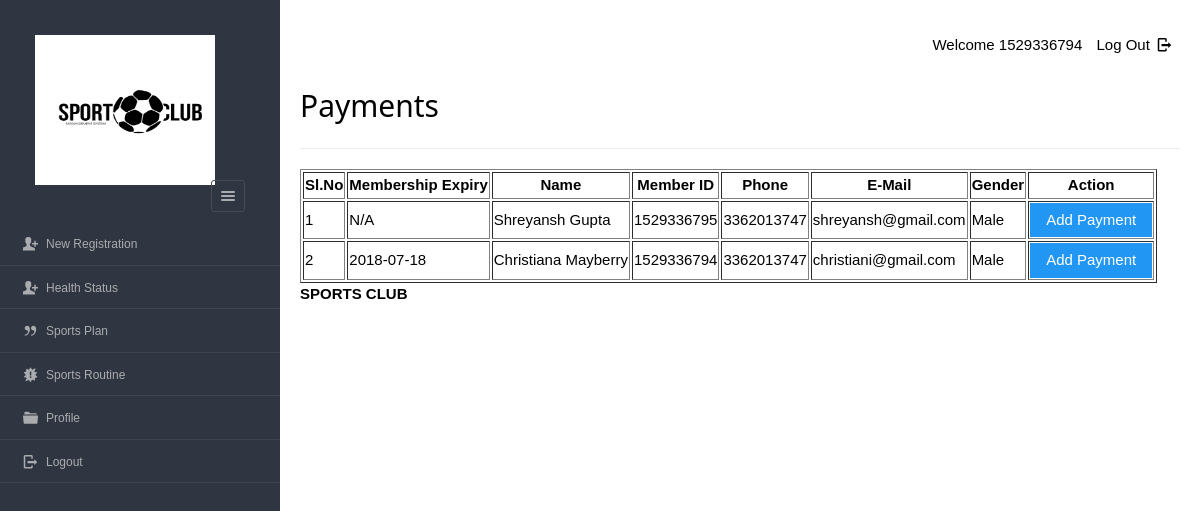
Page /dashboard/user/payments.php (signed in) on the earlier database version.
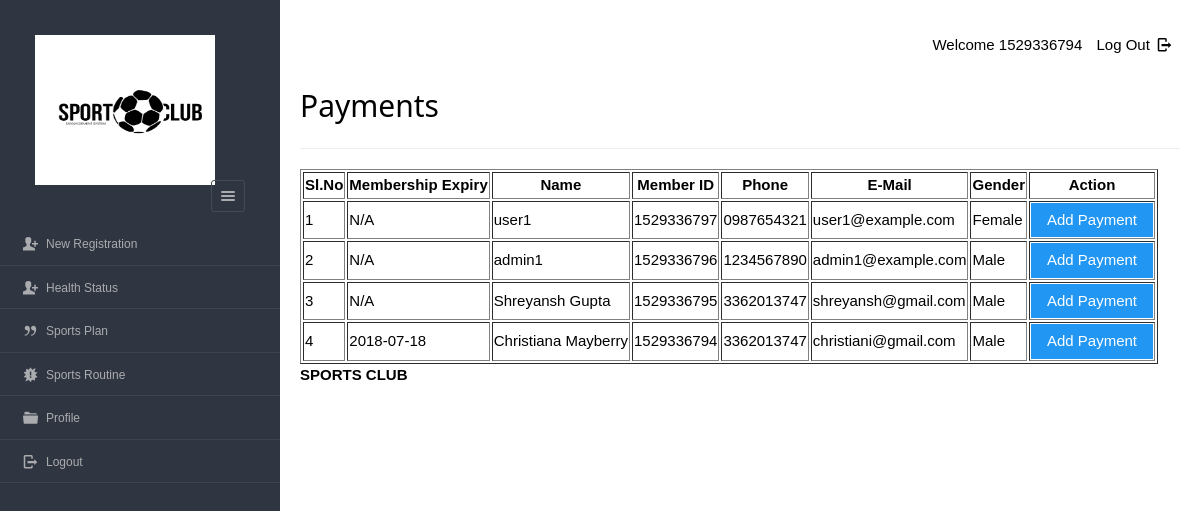
Same page on the later database version.
### tables this page shows
CREATE TABLE `users`(
`id` int(11) NOT NULL AUTO_INCREMENT,
`userid` varchar(20),
`username` varchar(40),
`gender` varchar(8),
`mobile` varchar(20),
`email` varchar(20),
`dob` varchar(10),
`joining_date` varchar(10),
PRIMARY KEY (`id`) USING BTREE,
UNIQUE INDEX `email`(`email`) USING BTREE,
INDEX `userid`(`userid`) USING BTREE
);

CREATE TABLE `enrolls_to` (
`et_id` int(5) NOT NULL AUTO_INCREMENT,
`pid` varchar(8),
`uid` varchar(20),
`paid_date` varchar(15),
`expire` varchar(15),
`renewal` varchar(15),
PRIMARY KEY (`et_id`) USING BTREE,
INDEX `user_ID`(`uid`) USING BTREE,
INDEX `plan_ID_idx`(`pid`) USING BTREE,
CONSTRAINT `plan_ID` FOREIGN KEY (`pid`) REFERENCES `plan` (`pid`) ON DELETE NO ACTION ON UPDATE NO ACTION,
CONSTRAINT `user_ID` FOREIGN KEY (`uid`) REFERENCES `users` (`userid`) ON DELETE CASCADE ON UPDATE NO ACTION
);

### dashboard/user/payments.php (the view, shortened to what this page needs)
<?php
require '../../include/db_conn.php';
?>
<!DOCTYPE html>
<html lang="en">
<head>
    <link rel="stylesheet" href="../../css/style.css" id="style-resource-5">
    <link rel="stylesheet" href="../../css/dashMain.css">
    <link rel="stylesheet" type="text/css" href="../../css/entypo.css">
    <link href="a1style.css" type="text/css" rel="stylesheet">
</head>
<body class="page-body page-fade" onload="collapseSidebar()">
    <div class="page-container sidebar-collapsed" id="navbarcollapse">
        <div class="sidebar-menu">
            <header class="logo-env">
                <div class="logo">
                    <a href="main.php">
                        <img src="logo1.png" alt="" width="192" height="80" />
                    </a>
                </div>
                <div class="sidebar-collapse" onclick="collapseSidebar()">
                    <a href="#" class="sidebar-collapse-icon with-animation">
                        <i class="entypo-menu"></i>
                    </a>
                </div>
            </header>
            <?php include('nav.php'); ?>
        </div>
        <div class="main-content">
            <div class="row">
                <div class="col-md-6 col-sm-8 clearfix"></div>
                <div class="col-md-6 col-sm-4 clearfix hidden-xs">
                    <ul class="list-inline links-list pull-right">
                        <li>Welcome <?php echo $_SESSION['full_name']; ?></li>
                        <li>
                            <a href="logout.php">
                                Log Out <i class="entypo-logout right"></i>
                            </a>
                        </li>
                    </ul>
                </div>
            </div>
            <h2>Payments</h2>
            <hr />
            <table class="table table-bordered datatable" id="table-1" border=1>
                <thead>
                    <tr>
                        <th>Sl.No</th>
                        <th>Membership Expiry</th>
                        <th>Name</th>
                        <th>Member ID</th>
                        <th>Phone</th>
                        <th>E-Mail</th>
                        <th>Gender</th>
                        <th>Action</th>
                    </tr>
                </thead>
                <tbody>
                    <?php
                    $query = "SELECT u.*, e.expire, e.pid
                              FROM users u
                              LEFT JOIN enrolls_to e ON u.userid = e.uid AND e.renewal = 'yes'
                              ORDER BY e.expire";
                    $result = mysqli_query($con, $query);
                    $sno = 1;
                    if (mysqli_affected_rows($con) != 0) {
                        while ($row = mysqli_fetch_array($result, MYSQLI_ASSOC)) {
                            echo "<tr><td>".$sno."</td>";
                            echo "<td>" . ($row['expire'] ? $row['expire'] : 'N/A') . "</td>";
                            echo "<td>" . $row['username'] . "</td>";
                            echo "<td>" . $row['userid'] . "</td>";
                            echo "<td>" . $row['mobile'] . "</td>";
                            echo "<td>" . $row['email'] . "</td>";
                            echo "<td>" . $row['gender'] . "</td>";
                            echo "<td>
                                    <form action='make_payments.php' method='post'>
                                        <input type='hidden' name='userID' value='" . $row['userid'] . "'/>
                                        <input type='hidden' name='planID' value='" . $row['pid'] . "'/>
                                        <input type='submit' class='a1-btn a1-blue' value='Add Payment ' class='btn btn-info'/>
                                    </form>
                                  </td></tr>";
                            $sno++;
                        }
                    }
                    ?>
                </tbody>
            </table>
            <?php include('footer.php'); ?>
        </div>
    </body>
</html>

Differences in the rows shown:
added users: shows "N/A", username "user1", userid "1529336797", mobile "0987654321", email "user1@example.com", gender "Female"
added users: shows "N/A", username "admin1", userid "1529336796", mobile "1234567890", email "admin1@example.com", gender "Male"
